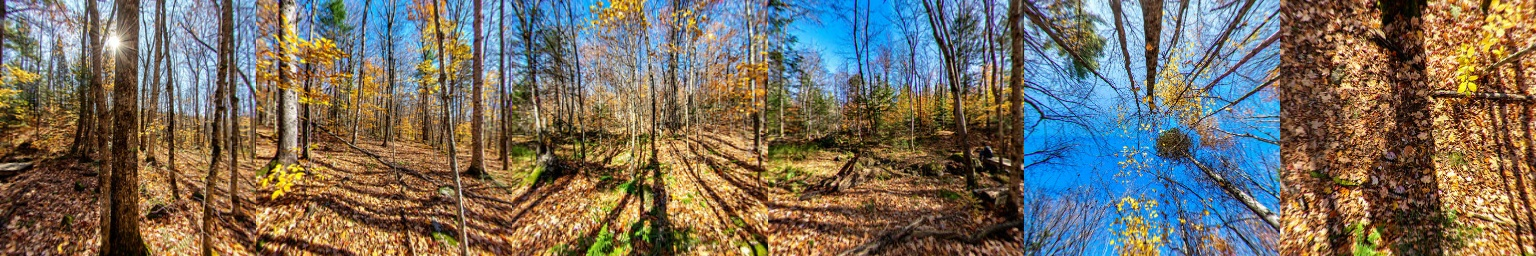
#> input picture data/cubemap.jpg, 1536 x 256 px
$ python cubemap2equirect.py ../data/cubemap.jpg   (older library calls are emulated)
#> lines starting #> are read from the running program, lines starting #| are printed output that depends on the picture
### omnicv/omnicv.py
#!/usr/bin/env/python
import cv2
import numpy as np


# [27 lines left out: function rmat, not called in this run]


class fisheyeImgConv:
    def __init__(self,
                 param_file_path=None
                 ):

        self.Hd = None
        self.Wd = None
        self.map_x = None
        self.map_y = None
        self.singleLens = False
        self.filePath = param_file_path

    # [205 lines left out: functions fisheye2equirect, equirect2cubemap, not called in this run]

    def cubemap2equirect(self,
                         srcFrame,
                         outShape
                         ):

        h, w = srcFrame.shape[:2]

        if h / w == 3 / 4:
            l1, l2, l3 = np.split(srcFrame, 3, axis=0)
            _, pY, _, _ = np.split(l1, 4, axis=1)
            nX, pZ, pX, nZ = np.split(l2, 4, axis=1)
            _, nY, _, _ = np.split(l3, 4, axis=1)

            srcFrame = np.hstack(
                (pZ, cv2.flip(pX, 1), cv2.flip(nZ, 1), nX, cv2.flip(pY, 0), nY)
            )

        inShape = srcFrame.shape[:2]
        self.Hd = outShape[0]
        self.Wd = outShape[1]
        h = self.Hd
        w = self.Wd
        face_w = inShape[0]

        phi = np.linspace(-np.pi, np.pi, num=self.Wd, dtype=np.float32)
        theta = np.linspace(np.pi, -np.pi, num=self.Hd, dtype=np.float32) / 2

        phi, theta = np.meshgrid(phi, theta)

        tp = np.zeros((h, w), dtype=np.int32)
        tp[:, : w // 8] = 2
        tp[:, w // 8: 3 * w // 8] = 3
        tp[:, 3 * w // 8: 5 * w // 8] = 0
        tp[:, 5 * w // 8: 7 * w // 8] = 1
        tp[:, 7 * w // 8:] = 2

        # Prepare ceil mask
        mask = np.zeros((h, w // 4), np.bool)
        idx = np.linspace(-np.pi, np.pi, w // 4) / 4
        idx = h // 2 - np.round(np.arctan(np.cos(idx)) * h / np.pi).astype(int)
        for i, j in enumerate(idx):
            mask[:j, i] = 1

        mask = np.roll(mask, w // 8, 1)

        mask = np.concatenate([mask] * 4, 1)

        tp[mask] = 4
        tp[np.flip(mask, 0)] = 5

        tp = tp.astype(np.int32)

        coor_x = np.zeros((h, w))
        coor_y = np.zeros((h, w))

        for i in range(4):
            mask = tp == i
            coor_x[mask] = 0.5 * np.tan(phi[mask] - np.pi * i / 2)
            coor_y[mask] = (
                -0.5 * np.tan(theta[mask]) / np.cos(phi[mask] - np.pi * i / 2)
            )

        mask = tp == 4
        c = 0.5 * np.tan(np.pi / 2 - theta[mask])
        coor_x[mask] = c * np.sin(phi[mask])
        coor_y[mask] = c * np.cos(phi[mask])

        mask = tp == 5
        c = 0.5 * np.tan(np.pi / 2 - np.abs(theta[mask]))
        coor_x[mask] = c * np.sin(phi[mask])
        coor_y[mask] = -c * np.cos(phi[mask])

        # Final renormalize
        coor_x = (np.clip(coor_x, -0.5, 0.5) + 0.5) * face_w
        coor_y = (np.clip(coor_y, -0.5, 0.5) + 0.5) * face_w

        self.map_x = coor_x.astype(np.float32)
        self.map_y = coor_y.astype(np.float32)

        dstFrame = 0
        cube_faces = np.stack(np.split(srcFrame, 6, 1), 0)
        cube_faces[1] = np.flip(cube_faces[1], 1)
        cube_faces[2] = np.flip(cube_faces[2], 1)
        cube_faces[4] = np.flip(cube_faces[4], 0)
        self.tp = tp
        for i in range(6):
            mask = self.tp == i
            dstFrame1 = cv2.remap(
                cube_faces[i],
                self.map_x,
                self.map_y,
                interpolation=cv2.INTER_LINEAR,
                borderMode=cv2.BORDER_REFLECT_101,
            )
            # We use this border mode to avoid small black lines

            dstFrame += cv2.bitwise_and(
                dstFrame1, dstFrame1, mask=mask.astype(np.uint8)
            )

        return dstFrame

    # [740 lines left out: functions eqruirect2persp, cubemap2persp, equirect2Fisheye, equirect2Fisheye_UCM, equirect2Fisheye_EUCM, equirect2Fisheye_FOV and 2 more, not called in this run]

### Examples/cubemap2equirect.py
#!/usr/bin/env/python
import cv2
import time
import sys
from omnicv import fisheyeImgConv

Img_path = sys.argv[1]

cubemap = cv2.imread(Img_path)
#> cubemap is the input picture: shape (256, 1536, 3); mean B, G, R 96.4, 109.8, 118.1
cv2.namedWindow("Image", cv2.WINDOW_NORMAL)
cv2.imshow("Image", cubemap)
cv2.waitKey(0)
outShape = [400, 800]
inShape = cubemap.shape[:2]
#> inShape = (256, 1536)
mapper = fisheyeImgConv()

#  Uncomment any of the given block to run desired example

# """
# For single image in horiontal or dice form
# Note : The software can automatically determine if the cubemap format
# is in dice form or horizontal form based on height to width ratio.

start = time.time()

for i in range(20):
    equirect = mapper.cubemap2equirect(cubemap, outShape)
#> this loop made 20 passes
#> pass 1, `equirect = mapper.cubemap2equirect(cubemap, outShape)`:
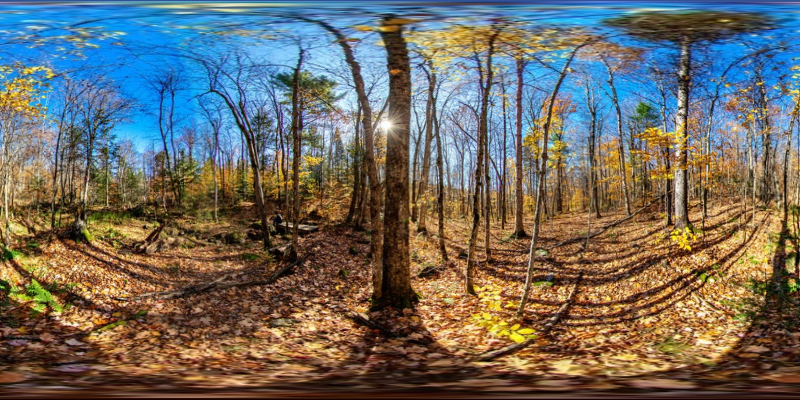
#> equirect: shape (400, 800, 3); mean B, G, R 98.4, 106.7, 110.5
print((time.time() - start) / 20)
print("Input shape", cubemap.shape)
#| Input shape (256, 1536, 3)
print("Output shape", equirect.shape)
#| Output shape (400, 800, 3)
cv2.imshow("Image", equirect)
cv2.waitKey(0)
# """

"""
# For multiple images and the mapping is not changing
equirect = mapper.cubemap2equirect(cubemap,outShape)
equirect = mapper.applyMap(2,cubemap)
cv2.imshow("cubemap",equirect)
cv2.waitKey(0)
"""
